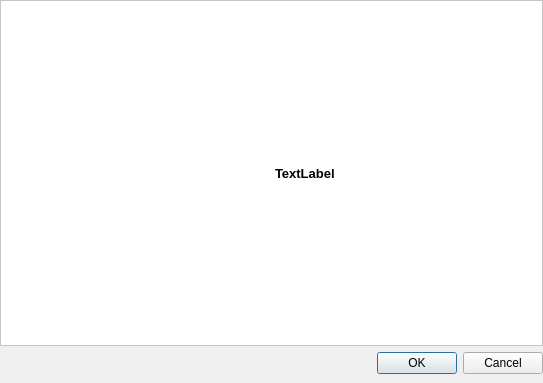
<?xml version="1.0" encoding="UTF-8"?>
<ui version="4.0">
 <class>FormDialog</class>
 <widget class="QDialog" name="FormDialog">
  <property name="windowModality">
   <enum>Qt::ApplicationModal</enum>
  </property>
  <property name="geometry">
   <rect>
    <x>0</x>
    <y>0</y>
    <width>543</width>
    <height>383</height>
   </rect>
  </property>
  <property name="windowTitle">
   <string>Edit record</string>
  </property>
  <layout class="QVBoxLayout" name="verticalLayout_2">
   <property name="leftMargin">
    <number>0</number>
   </property>
   <property name="topMargin">
    <number>0</number>
   </property>
   <property name="rightMargin">
    <number>0</number>
   </property>
   <property name="bottomMargin">
    <number>9</number>
   </property>
   <item>
    <layout class="QVBoxLayout" name="verticalLayout">
     <item>
      <widget class="QFrame" name="frame">
       <property name="styleSheet">
        <string notr="true">background-color: rgb(255, 255, 255);</string>
       </property>
       <property name="frameShape">
        <enum>QFrame::StyledPanel</enum>
       </property>
       <property name="frameShadow">
        <enum>QFrame::Raised</enum>
       </property>
       <layout class="QHBoxLayout" name="horizontalLayout">
        <item>
         <widget class="QLabel" name="labelIcon">
          <property name="text">
           <string/>
          </property>
         </widget>
        </item>
        <item>
         <widget class="QLabel" name="labelName">
          <property name="font">
           <font>
            <pointsize>10</pointsize>
            <weight>75</weight>
            <italic>false</italic>
            <bold>true</bold>
           </font>
          </property>
          <property name="text">
           <string>TextLabel</string>
          </property>
         </widget>
        </item>
       </layout>
      </widget>
     </item>
    </layout>
   </item>
   <item>
    <widget class="QDialogButtonBox" name="buttonBox">
     <property name="orientation">
      <enum>Qt::Horizontal</enum>
     </property>
     <property name="standardButtons">
      <set>QDialogButtonBox::Cancel|QDialogButtonBox::Ok</set>
     </property>
    </widget>
   </item>
  </layout>
 </widget>
 <resources/>
 <connections>
  <connection>
   <sender>buttonBox</sender>
   <signal>accepted()</signal>
   <receiver>FormDialog</receiver>
   <slot>accept()</slot>
   <hints>
    <hint type="sourcelabel">
     <x>248</x>
     <y>254</y>
    </hint>
    <hint type="destinationlabel">
     <x>157</x>
     <y>274</y>
    </hint>
   </hints>
  </connection>
  <connection>
   <sender>buttonBox</sender>
   <signal>rejected()</signal>
   <receiver>FormDialog</receiver>
   <slot>reject()</slot>
   <hints>
    <hint type="sourcelabel">
     <x>316</x>
     <y>260</y>
    </hint>
    <hint type="destinationlabel">
     <x>286</x>
     <y>274</y>
    </hint>
   </hints>
  </connection>
 </connections>
</ui>
